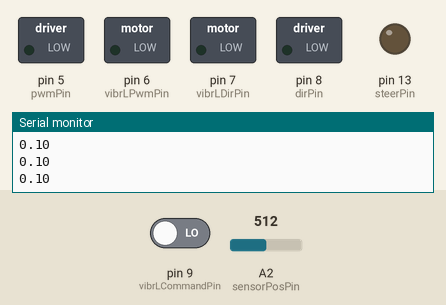
Simulated run of this sketch. Board: Arduino Uno, built with avr-gcc and run on an emulated ATmega328P. On the bench: switched loads named in the sketch (green lamp = pin HIGH), output pins drawn as LEDs (lit = HIGH), the last lines printed to the serial monitor. Inputs (shaded band) come from the test bench; at power-on: A2 (sensorPosPin) = 512, pin 9 (vibrLCommandPin) LOW.

Above: at 1.2 s.
1.3 s: A2 (sensorPosPin) set to 177
2.8 s: A2 (sensorPosPin) set to 148
At 4.0 s:
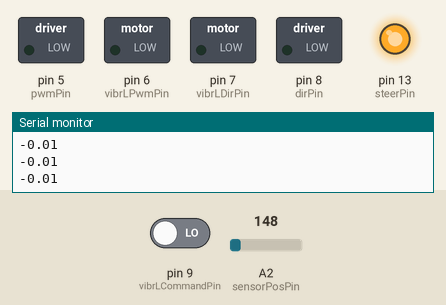
4.3 s: pin 9 (vibrLCommandPin) driven HIGH
At 5.0 s:
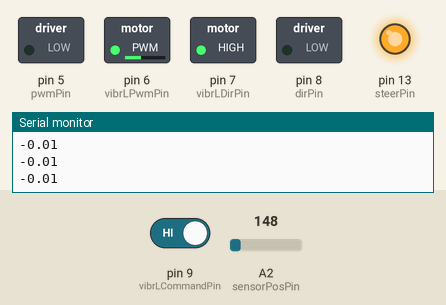
5.8 s: A2 (sensorPosPin) set to 306
At 6.4 s:
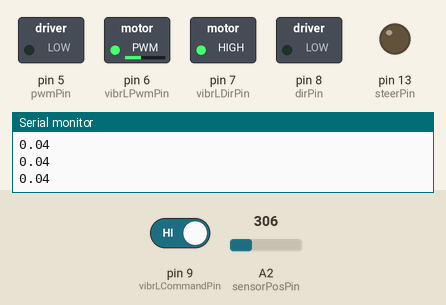
7.3 s: A2 (sensorPosPin) set to 122
At 8.5 s:
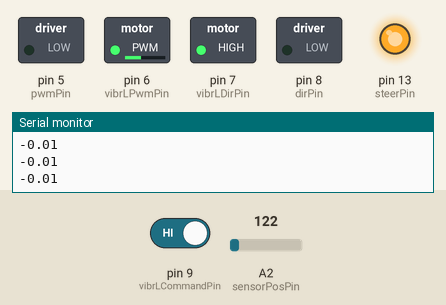
8.8 s: A2 (sensorPosPin) set to 511
At 9.8 s:
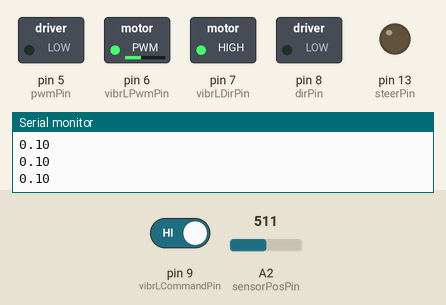
Timing chart, 0 to 11.3 s (numbered marks = the images above; inputs shaded):
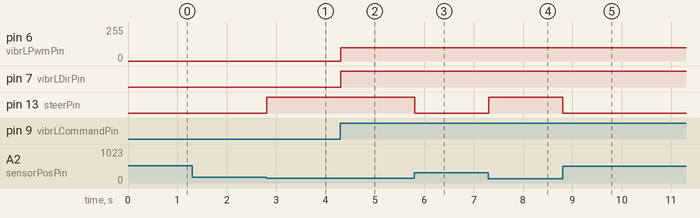

Measured:
- the behaviour switches between 167 and 166 on A2 (sensorPosPin) (found by bisection; images 0 and 1)
- after the input at 2.8 s, pin 13 (steerPin): LOW → HIGH at once
- after the input at 4.3 s, pin 6 (vibrLPwmPin): 0/255 → 100/255 at once; pin 7 (vibrLDirPin): LOW → HIGH at once
- after the input at 5.8 s, pin 13 (steerPin): HIGH → LOW at once
- after the input at 7.3 s, pin 13 (steerPin): LOW → HIGH at once
- after the input at 8.8 s, pin 13 (steerPin): HIGH → LOW at once

The sketch:

Arduino1_VirtualWall.ino
```cpp
// HAPTIC PROJECT TEAM 9
// ARDUINO #1
//
// This Arduino renders the virtual wall sensation of the steering wheel based on the
// position of the vehicle and also actates the left vibration motor.
// This Arduino receives and transmits information to and from Arduino #1.
//
// Inputs (from Arduino #2):
//    - KartXPosition (mapped from 0 to 255)  // to go to the Virtual Wall
//    - Vibration Command to Left Motor       // to go to the Fan
// Outputs (to Arduino #2):
//    - Steer (0 or 1)
//
// COM PORT: # COM 5
//

// Libraries used
#include <math.h>
#include <String.h>

// Important Constants
#define PI 3.1415926535897932384626433832795

// #define ENABLE_VIRTUAL_WALL


// Left Vibration Motor Pins
int vibrLCommandPin = 9; // receives vibration command from Arduino 2's Pin 9
int vibrLPwmPin = 6; // Left Vibration Motor
int vibrLDirPin = 7;

// Position Pin Declarations
// int posPin = A5;    // Pin to receive Position Input from Arduino 2's Pin 3
int posPin = A1;

// Steering Pin Declarations
int steerPin = 13;  // Pin to output steering information to Arduino 2's Pin 13

// Arduino-Arduino Communication Variables
int steersignal = 0;    // Range 0 to 255 (to send)
int xposnorm = 0;       // Range 0 to 255 (received)
float xposition = 0;    // Range -1 to 1 (transformed)
float road_middle = 0;  // Based on range -1 to 1 (preset)
float frequency = 490 ;   // Hz

// Motor Pin declares
int pwmPin = 5;         // PWM output pin for motor 1
int dirPin = 8;         // direction output pin for motor 1
int sensorPosPin = A2;  // input pin for MR sensor
int fsrPin = A3;        // input pin for FSR sensor

// Position tracking variables
int updatedPos = 0;     // keeps track of the latest updated value of the MR sensor reading

// --------------------------------------------------------------
// change for calibration
// --------------------------------------------------------------
double updatePos_mid = 167;
// --------------------------------------------------------------

int rawPos = 0;         // current raw reading from MR sensor
int lastRawPos = 0;     // last raw reading from MR sensor
int lastLastRawPos = 0; // last last raw reading from MR sensor
int flipNumber = 0;     // keeps track of the number of flips over the 180deg mark
int tempOffset = 0;
int rawDiff = 0;
int lastRawDiff = 0;
int rawOffset = 0;
int lastRawOffset = 0;
const int flipThresh = 700;  // threshold to determine whether or not a flip over the 180 degree mark occurred
boolean flipped = false;
double OFFSET = 980;
double OFFSET_NEG = 15;
//double x_wallr = 200;
//double x_walll = -400;

double k = 3;            // constant associated with the virtual wall

// Kinematics variables
volatile double xh;           // position of the handle [m]
double theta_s = 0;      // Angle of the sector pulley in deg
double dxh;              // Velocity of the handle
double xh_prev;          // Distance of the handle at previous time step
double xh_prev2;
double dxh_prev;
double dxh_prev2;
double dxh_filt;         // Filtered velocity of the handle
double dxh_filt_prev;
double dxh_filt_prev2;

//Constants for velocity filtering
double ao = 2500;    //wn^2 (where wn=50)
double a1 = 100;     //2*zeta*wn (where zeta=1)
double T = 0.0006; //sample period [sec]
double A = 1 / ((2 * ao*T*T) + 2 * a1 * T + 4);
double B = 4 - 2 * a1 * T + ao * T * T;
double C = 8 - 2 * ao * T * T;
double D = ao * T * T;

// Force output variables
double force = 0;           // force at the handle
double Tp = 0;              // torque of the motor pulley
double duty = 0;            // duty cylce (between 0 and 255)
unsigned int output = 0;    // output command to the motor

// --------------------------------------------------------------
// Setup function
// --------------------------------------------------------------

void setup() {
  // put your setup code here, to run once:
  Serial.begin(9600);

  // --------------------------------------------------------------
  //  Virtual Wall Pin Setup
  // --------------------------------------------------------------
  // Set PWM frequency
  setPwmFrequency(pwmPin, 1);

  // Input pins
  pinMode(sensorPosPin, INPUT); // set MR sensor pin to be an input
  pinMode(fsrPin, INPUT);       // set FSR sensor pin to be an input

  // Output pins
  pinMode(pwmPin, OUTPUT);  // PWM pin for motor A
  pinMode(dirPin, OUTPUT);  // dir pin for motor A

  // Initialize motor
  analogWrite(pwmPin, 0);     // set to not be spinning (0/255)
  digitalWrite(dirPin, LOW);  // set direction

  // Initialize position valiables
  lastLastRawPos = analogRead(sensorPosPin);
  lastRawPos = analogRead(sensorPosPin);
  flipNumber = 0;


  // ------------------------------------------------------------
  //  Left Vibration Motor Pin Setup
  // ------------------------------------------------------------
  pinMode(vibrLCommandPin, INPUT);  // receives vibration command from Arduino 2
  pinMode(vibrLPwmPin, OUTPUT);     // L Vibration Motor PWM
  pinMode(vibrLDirPin, OUTPUT);     // L Vibration Motor Dir

  digitalWrite(vibrLDirPin, LOW);
  analogWrite(vibrLPwmPin, 0);


  // -------------------------------------------------------------
  //  Kart X Position Pin Setup
  // -------------------------------------------------------------
  pinMode(posPin, INPUT);

  // -------------------------------------------------------------
  // Kart Steering Pin Setup
  // ------------------------------------------------------------
  pinMode(steerPin, OUTPUT);
  digitalWrite(steerPin, LOW);
}


// --------------------------------------------------------------
// Main Loop
// --------------------------------------------------------------
void loop()
{

  //*************************************************************
  //*** Section 1. Compute position in counts *******************
  //*************************************************************

  // Get voltage output by MR sensor
  rawPos = analogRead(sensorPosPin);  //current raw position from MR sensor

  // Calculate differences between subsequent MR sensor readings
  rawDiff = rawPos - lastRawPos;          //difference btwn current raw position and last raw position
  lastRawDiff = rawPos - lastLastRawPos;  //difference btwn current raw position and last last raw position
  rawOffset = abs(rawDiff);
  lastRawOffset = abs(lastRawDiff);

  // Update position record-keeping vairables
  lastLastRawPos = lastRawPos;
  lastRawPos = rawPos;

  // Keep track of flips over 180 degrees
  if ((lastRawOffset > flipThresh) && (!flipped)) { // enter this anytime the last offset is greater than the flip threshold AND it has not just flipped
    if (lastRawDiff > 0) {       // check to see which direction the drive wheel was turning
      flipNumber--;              // cw rotation
    } else {                     // if(rawDiff < 0)
      flipNumber++;              // ccw rotation
    }
    flipped = true;            // set boolean so that the next time through the loop won't trigger a flip
  } else {                        // anytime no flip has occurred
    flipped = false;
  }
  updatedPos = rawPos + flipNumber * OFFSET; // need to update pos based on what most recent offset is


  //*************************************************************
  //*** Section 2. Compute position in meters *******************
  //*************************************************************

  // ADD YOUR CODE HERE
  // Define kinematic parameters you may need
  double rh = 0.1;   //[m]
  // print updatedPos via serial monitor
  // Serial.println(updatedPos);

  double ts = (updatedPos - updatePos_mid) / 6.127; // steeringwheel calibration function
  double ts_rad = ts * PI / 180;
  double xh = ts_rad * rh; // Compute the position of the handle (in meters) based on ts (in radians)
  Serial.println(xh);

  // Calculate the velocity dxh of the handle
  // Also add any filter you would like here, you may use the provided one below
  dxh = (double)(xh - xh_prev) / 0.001;

  // Calculate the filtered velocity of the handle using a second-order low pass filter (derived from anolog H(s)=ao/(s^2+a1s+ao))
  //dxh_filt = A*(-B*dxh_filt_prev2 + C*dxh_filt_prev + D*(dxh + 2*dxh_prev + dxh_prev2));

  // Calculate the filtered velocity of the handle using an infinite impulse response filter
  // dxh_filt = .9*dxh + 0.1*dxh_prev;

  // Record the position and velocity
  xh_prev2 = xh_prev;
  xh_prev = xh;

  dxh_prev2 = dxh_prev;
  dxh_prev = dxh;

  //dxh_filt_prev2 = dxh_filt_prev;
  //dxh_filt_prev = dxh_filt;

  //*************************************************************
  //*** Section 3. Assign a motor output force in Newtons *******
  //*************************************************************

  // Define kinematic parameters you may need
  double rp = 0.004191;   //[m]
  double rs = 0.1905;   //[m]

  //*************************************************************
  //******************* Rendering Algorithms ********************
  //*************************************************************

  // Forces algorithms
#ifdef ENABLE_VIRTUAL_WALL
  xposition = xh;
  if (xh > -1.3 && xh < 1.3)
  {
    //    force = -exp(k)/10*(xh-road_middle);
    force = -k * exp(2 * abs(xposition - road_middle)) * (xposition - road_middle) / abs(xh - road_middle);
    //      force = 0;
  }
  else
  {
    force = 0;
  }

#endif

  double Tp = (force * rh * rp) / rs; // Compute the require motor pulley torque (Tp) to generate that force
  //*************************************************************
  //*** Section 4. Force output  ********************************
  //*************************************************************

  // Determine correct direction for motor torque
  if (force > 0) {
    digitalWrite(dirPin, HIGH);
  } else {
    digitalWrite(dirPin, LOW);
  }

  // Compute the duty cycle required to generate Tp (torque at the motor pulley)
  duty = sqrt(abs(Tp) / 0.0183);

  // Make sure the duty cycle is between 0 and 100%
  if (duty > 1) {
    duty = 1;
  } else if (duty < 0) {
    duty = 0;
  }
  output = (int)(duty * 255);  // convert duty cycle to output signal
  analogWrite(pwmPin, output); // output the signal

  // ***********************************************************
  // *** Section 5. Write Steering informatiion to Arduino 2 *****
  // ***********************************************************
  // Serial.println(xh);
  writeSteerToArduino2(xh);

  // ************************************************************
  // *** Section 6. Check Command for Actuating L Vibration Motor
  // ************************************************************
  checkVibrateLeft();


}

// --------------------------------------------------------------
// Function to set PWM Freq
// --------------------------------------------------------------
void setPwmFrequency(int pin, int divisor) {
  byte mode;
  if (pin == 5 || pin == 6 || pin == 9 || pin == 10) {
    switch (divisor) {
      case 1: mode = 0x01; break;
      case 8: mode = 0x02; break;
      case 64: mode = 0x03; break;
      case 256: mode = 0x04; break;
      case 1024: mode = 0x05; break;
      default: return;
    }
    if (pin == 5 || pin == 6) {
      TCCR0B = TCCR0B & 0b11111000 | mode;
    } else {
      TCCR1B = TCCR1B & 0b11111000 | mode;
    }
  } else if (pin == 3 || pin == 11) {
    switch (divisor) {
      case 1: mode = 0x01; break;
      case 8: mode = 0x02; break;
      case 32: mode = 0x03; break;
      case 64: mode = 0x04; break;
      case 128: mode = 0x05; break;
      case 256: mode = 0x06; break;
      case 1024: mode = 0x7; break;
      default: return;
    }
    TCCR2B = TCCR2B & 0b11111000 | mode;
  }
}

// ------------------------------------------------------------
// Vibrate Left Vibration Motor
// ------------------------------------------------------------
void checkVibrateLeft()
{
  if (digitalRead(vibrLCommandPin) == HIGH) {
    // vibrate left vibration motor
    digitalWrite(vibrLDirPin, HIGH);
    analogWrite(vibrLPwmPin, 100);  // Actuate the vibration
    // delay(10);
  } else
  // if (digitalRead(vibrLCommandPin) == 0
  {
    digitalWrite(vibrLDirPin, LOW);
    analogWrite(vibrLPwmPin, 0); // Stop the vibration
    // delay(10);
  }
}

// -------------------------------------------------------------
// Receive Kart X Position from Arduino 1
// -------------------------------------------------------------
void readforXPos()
{
  // Read the XPos from Arduino 2
  xposnorm = analogRead(posPin);              // range is 0 to 255
  xposition = ((xposnorm) / 255 * 2) - 1;   // range is -1 to 1
  // xposition will be fed into the Virtual Wall
}


// --------------------------------------------------------------
// Send steering information to Arduino 2
// --------------------------------------------------------------
void writeSteerToArduino2(double xh)
{
  // digitalImplementation
  if (xh < 0){
    digitalWrite(steerPin, HIGH); // HIGH signal to turn left
  } else if (xh > 0) {
    // if xh > 0
    digitalWrite(steerPin, LOW); // lOW signal to turn right
  } else {
    // undefined for xh = 0;
    // continue whatever it was on
  }
  // Analog signal:
  // steersignal = (xh - (-1)) / (1 - (-1)) * 255;   // steer signal is from 0 to 255
  // analogWrite(steerPin, steersignal);     // Send steer signal to Arduino 2
}

// Outputs the duty cycle associated ith the PWM signal read (in percent)
// range is 0 to 1
//float analogReadPWM(int pin)
//{
//  float pwm_value = pulseIn(pin, HIGH); // length of time rectangular pulse is on
//  float period = 1 / frequency;
//  float dutycycle = pwm_value / period;
//  return dutycycle;
//}

//float analogReadPWM(int inputPin)
//{
//  unsigned long highTime = pulseIn(inputPin, HIGH);
//  unsigned long lowTime = pulseIn(inputPin, LOW);
//  long cycleTime = highTime + lowTime;
//  float dutycycle = (float) highTime / (float) cycleTime;
//  return dutycycle;
//
//}
```
